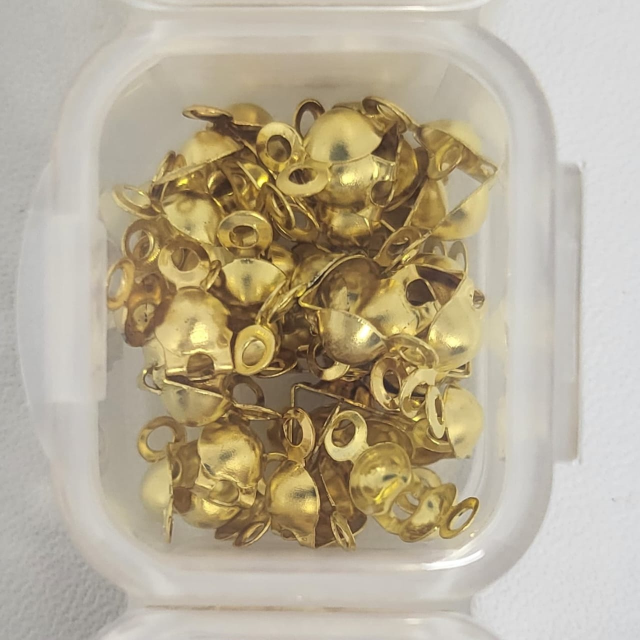
#> input picture images/example.jpeg, 1280 x 1280 px (shown at 1/2 size); its folder holds only this picture in this run
$ python inventory_from_images.py
#> lines starting #> are read from the running program, lines starting #| are printed output that depends on the picture

"""
inventory_from_images.py
------------------------
Reads image files from a folder and generates an Excel file that includes:
  - A thumbnail preview for each image
  - A temporary item name derived from the file name

Usage:
  1) Install dependencies (see README.md or requirements.txt)
  2) Put your images in a folder (default: ./images)
  3) Run:
        python inventory_from_images.py --input ./images --output ./inventory_audit.xlsx
     (Both args are optional; sensible defaults are provided.)
"""

import argparse
import io
import sys
import time
from datetime import datetime
from pathlib import Path

SUPPORTED_EXTS = {".jpg", ".jpeg", ".png", ".webp"}

def main():
    parser = argparse.ArgumentParser(description="Create an inventory Excel from images in a folder.")
    parser.add_argument(
        "--input", "-i", type=str, default="images",
        help="Path to the folder containing images (default: ./images)"
    )
    parser.add_argument(
        "--output", "-o", type=str, default="inventory_audit.xlsx",
        help="Path to the output Excel file (default: ./inventory_audit.xlsx)"
    )
    parser.add_argument(
        "--thumb-size", type=int, default=200,
        help="Thumbnail size in pixels for both width and height (default: 100)"
    )
    parser.add_argument(
        "--timestamped", action="store_true",
        help="Append a YYYYMMDD_HHMMSS timestamp to the output filename (before extension)"
    )
    parser.add_argument(
        "--recursive", action="store_true",
        help="Recursively include images from subfolders"
    )
    args = parser.parse_args()

    try:
        from PIL import Image as PILImage  # Pillow
    except Exception as e:
        print("ERROR: Pillow is not installed. Install with: pip install Pillow", file=sys.stderr)
        raise

    try:
        from openpyxl import Workbook
        from openpyxl.drawing.image import Image as XLImage
        from openpyxl.worksheet.datavalidation import DataValidation
    except Exception as e:
        print("ERROR: openpyxl is not installed. Install with: pip install openpyxl", file=sys.stderr)
        raise

    input_path = Path(args.input)
    if not input_path.exists() or not input_path.is_dir():
        print(f"ERROR: Input folder not found or not a directory: {input_path}", file=sys.stderr)
        sys.exit(1)

    # Collect image files
    if args.recursive:
        files = sorted([p for p in input_path.rglob("*") if p.suffix.lower() in SUPPORTED_EXTS])
    else:
        files = sorted([p for p in input_path.iterdir() if p.is_file() and p.suffix.lower() in SUPPORTED_EXTS])

    if not files:
        print(f"WARNING: No supported image files found in: {input_path}", file=sys.stderr)

    # Prepare workbook
    wb = Workbook()
    ws = wb.active
    ws.title = "Inventory"
    # Headers
    headers = ["Item Code", "Photo", "Item Name", "Category", "Stock Qty", "Unit", "Cost / Unit", "Supplier Link", "Purchase Date (Last)", "Notes"]
    ws.append(headers)

    # Create data validation object
    dv = DataValidation(
        type="list",
        formula1='"Yarn,Beads,Hooks,Glue,Fabric,Others"',
        allow_blank=True
    )
    dv.error = 'Select from the list.'
    dv.errorTitle = 'Invalid Category'
    dv.prompt = 'Choose a category from the list'
    dv.promptTitle = 'Category Selection'

    # Apply to Column D starting from row 2 to row 500
    dv.add("D2:D500")

    # Add data validation to the worksheet
    ws.add_data_validation(dv)

    # Set column widths (approx); row heights set per-image
    ws.column_dimensions["A"].width = 18  # image column
    ws.column_dimensions["B"].width = 40  # name column
    ws.column_dimensions["C"].width = 40  # image column
    ws.column_dimensions["D"].width = 18  # name column
    ws.column_dimensions["E"].width = 18  # image column
    ws.column_dimensions["F"].width = 18  # name column
    ws.column_dimensions["G"].width = 18  # image column
    ws.column_dimensions["H"].width = 18  # name column
    ws.column_dimensions["I"].width = 18  # image column
    ws.column_dimensions["J"].width = 18  # name column

    # Thumbnail temp cache in-memory (BytesIO) to avoid filesystem writes
    # openpyxl accepts PIL images directly, but to be robust across versions,
    # we convert to PNG bytes and pass a BytesIO-backed image where needed.
    row = 2
    for fp in files:
        try:
            with PILImage.open(fp) as im:
                im = im.convert("RGBA")  # ensure consistent mode
                # Make thumbnail (preserve aspect ratio, fit into square box)
                im.thumbnail((args.thumb_size, args.thumb_size))

                # Save to PNG bytes buffer for Excel embedding
                buf = io.BytesIO()
                im.save(buf, format="PNG")
                buf.seek(0)

                # Create openpyxl image from buffer
                xl_img = XLImage(buf)
                # Slight padding in cell
                ws.row_dimensions[row].height = max(160, args.thumb_size * 0.75)  # Excel row height is in points
                # Add image to cell A{row}
                cell_addr = f"B{row}"
                ws.add_image(xl_img, cell_addr)

                # Temporary name from filename (no extension)
                ws[f"C{row}"] = fp.stem
                row += 1
        except Exception as e:
            # Log error but continue
            ws[f"C{row}"] = f"[ERROR reading image] {fp.name}"
            row += 1
            continue
#> this loop made 1 pass
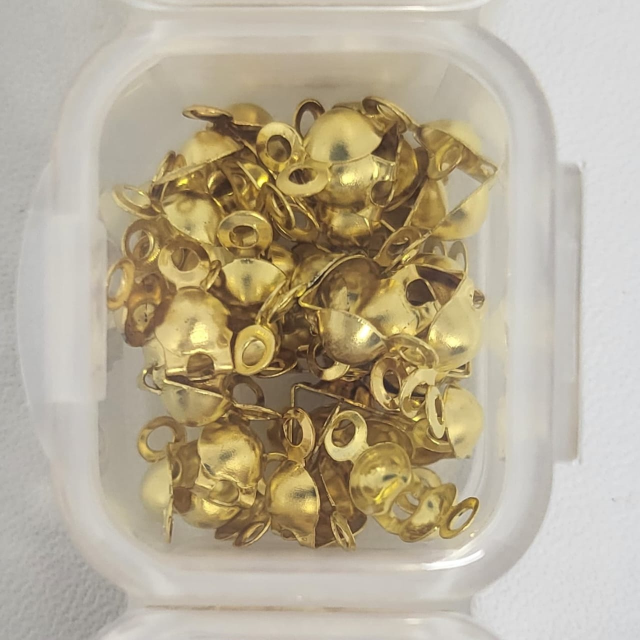
#> input picture images/example.jpeg, 1280 x 1280 px (shown at 1/2 size)
#> after the loop:
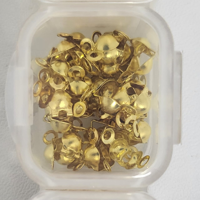
#> im: PIL image 200x200 RGBA; mean R, G, B, A 183.4, 172.5, 149.8, 255
#> after the loop, row = 3

    # Output filename (optionally timestamped)
    out_path = Path(args.output)
    if args.timestamped:
        ts = datetime.now().strftime("%Y%m%d_%H%M%S")
        out_path = out_path.with_name(out_path.stem + f"_{ts}" + out_path.suffix)

    # Ensure parent exists
    if out_path.parent and not out_path.parent.exists():
        out_path.parent.mkdir(parents=True, exist_ok=True)

#> (the run stopped early here; a loop or call above may not have finished)
